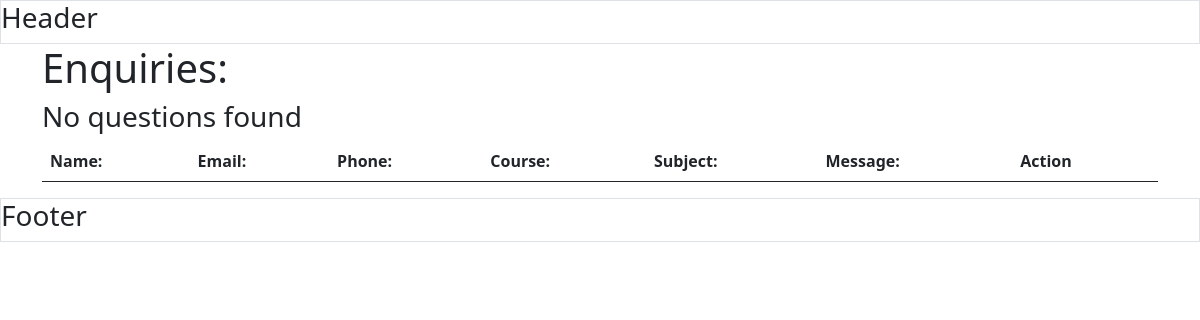
/Department/admin/admission_enquiry.php, run on an earlier commit of the app's database.
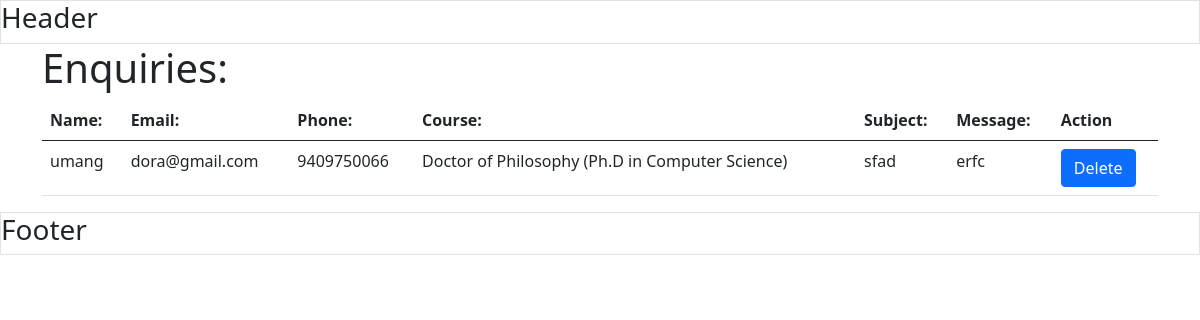
And on a later commit of the database.
### tables this page shows
CREATE TABLE `admission_enquiry` (
  `admission_enquiry_id` int(11) NOT NULL,
  `course_id` int(11) NOT NULL,
  `name` varchar(100) NOT NULL,
  `email` varchar(255) NOT NULL,
  `phone` varchar(15) NOT NULL,
  `subject` varchar(255) NOT NULL,
  `message` text NOT NULL
);

CREATE TABLE `course` (
  `course_id` int(11) NOT NULL,
  `course_name` varchar(255) DEFAULT NULL,
  `course_duration` tinyint(1) DEFAULT NULL,
  `course_details` text DEFAULT NULL,
  `course_document` text NOT NULL,
  `course_image` text NOT NULL,
  `seat_number` int(11) NOT NULL,
  `boys_fees` varchar(11) NOT NULL,
  `girls_fees` varchar(11) NOT NULL,
  `brouchers` varchar(100) NOT NULL
);

### Department/admin/admission_enquiry.php (the view, shortened to what this page needs)
<?php
    include "include/connection/db.php";
?>
<!DOCTYPE html>
<html lang="en">
<head>
    <link rel="stylesheet" href="include/css/bootstrap.min.css">
</head>
<body>
    <header class="border border-1">
        <h3>Header</h3>
    </header>
    <div class="container">
        <h1>Enquiries:</h1>
        <table class="table">
            <thead>
                <tr>
                    <th>Name:</th>
                    <th>Email:</th>
                    <th>Phone:</th>
                    <th>Course:</th>
                    <th>Subject:</th>
                    <th>Message:</th>
                    <th>Action</th>
                </tr>
            </thead>
            <tbody>
<?php
                     $query = "SELECT a.admission_enquiry_id,a.name,a.email,a.phone,c.course_name,a.subject,a.message FROM `admission_enquiry` a INNER JOIN course c ON c.course_id=a.course_id";
  $result = $conn->query($query);
    if ($result->num_rows > 0)
    {
        while($row = $result->fetch_assoc())
        {
            $admission_enquiry_id=$row["admission_enquiry_id"];
            $name=$row["name"];
            $email=$row["email"];
            $phone=$row["phone"];
            $course=$row["course_name"];
            $subject=$row["subject"];
            $message=$row["message"];
         ?>                <tr>
                    <td><?php echo $name;?></td>
                    <td><?php echo $email;?></td>
                    <td><?php echo $phone;?></td>
                    <td><?php echo $course;?></td>
                    <td><?php echo $subject;?></td>
                    <td><?php echo $message;?></td>
                    <td>
                        <button id="delete-<?php echo $admission_enquiry_id;?>" class="delete-enquiry-btn btn btn-primary">Delete</button>
                    </td>
                </tr>
            <?php
        }
    }
    else{
?>
            <h3>No questions found</h3>
    <?php
        }
            ?>
            </tbody>
        </table>
    </div>
    <footer class="border border-1">
        <h3>Footer</h3>
    </footer>
</body>
</html>

What changed in the data, as far as the page shows it:
added admission_enquiry: name "umang", email "dora@gmail.com", phone "9409750066", course.course_name "Doctor of Philosophy (Ph.D in Computer Science)", subject "sfad", message "erfc"
Also different on the page:
text no longer shown: "No questions found"
